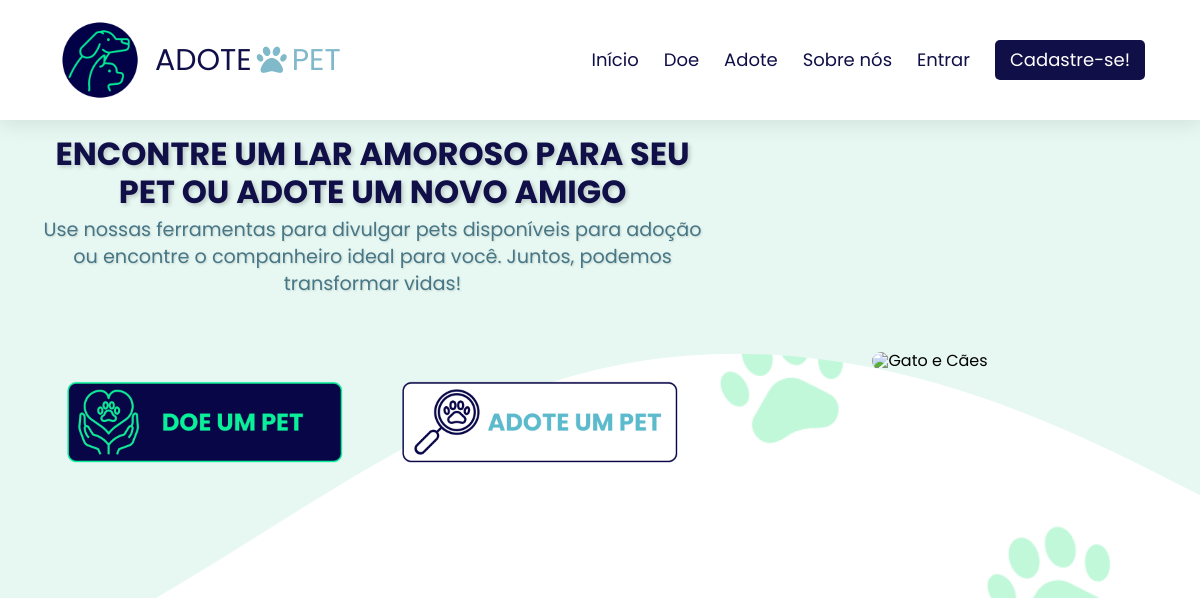
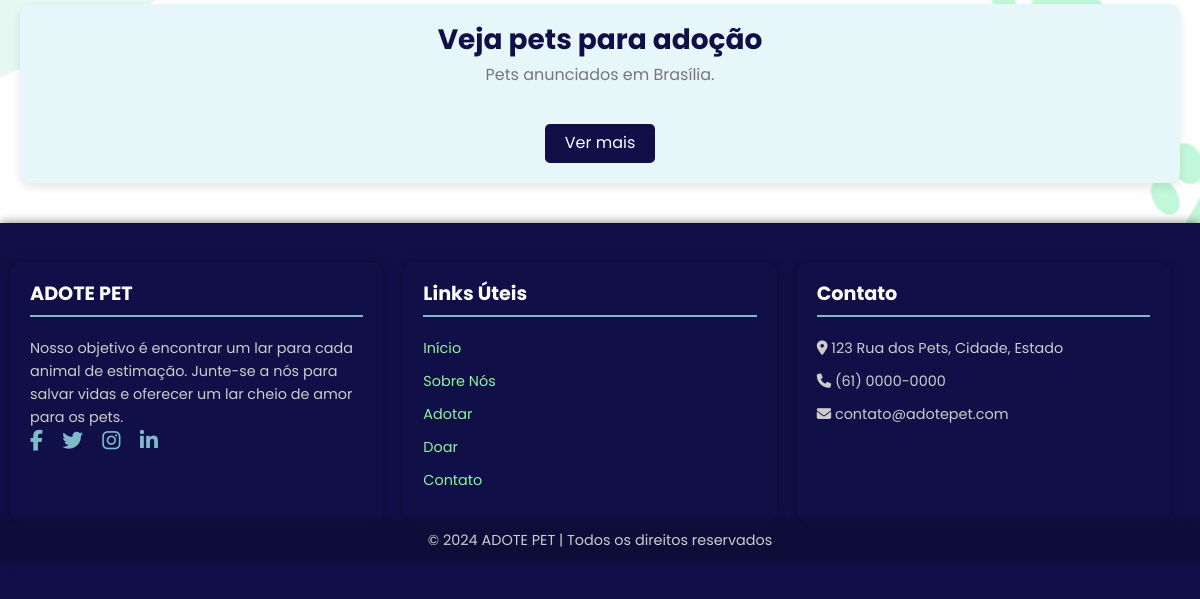
/, run on an earlier commit of the app's database (2 pictures, top to bottom).
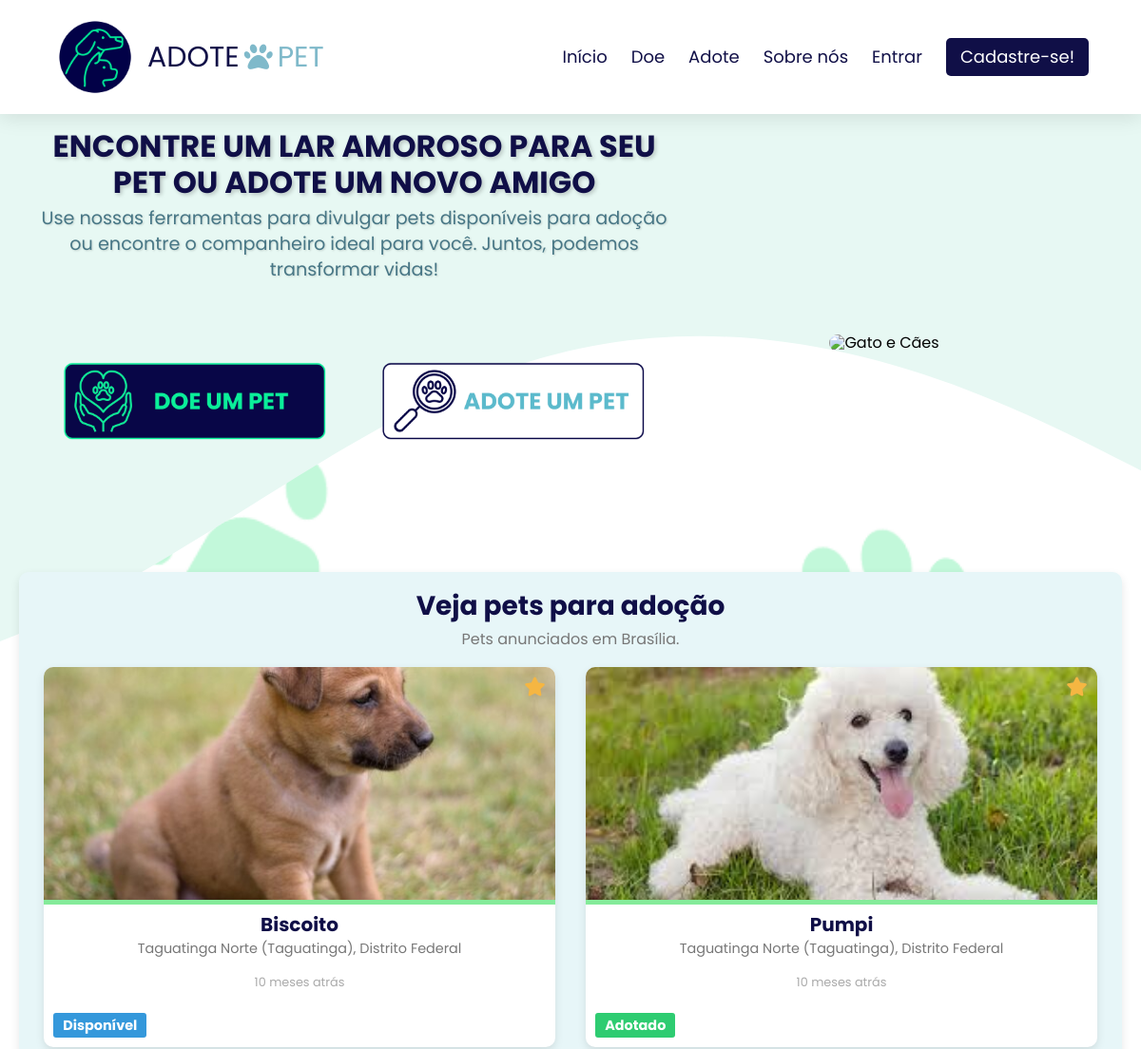
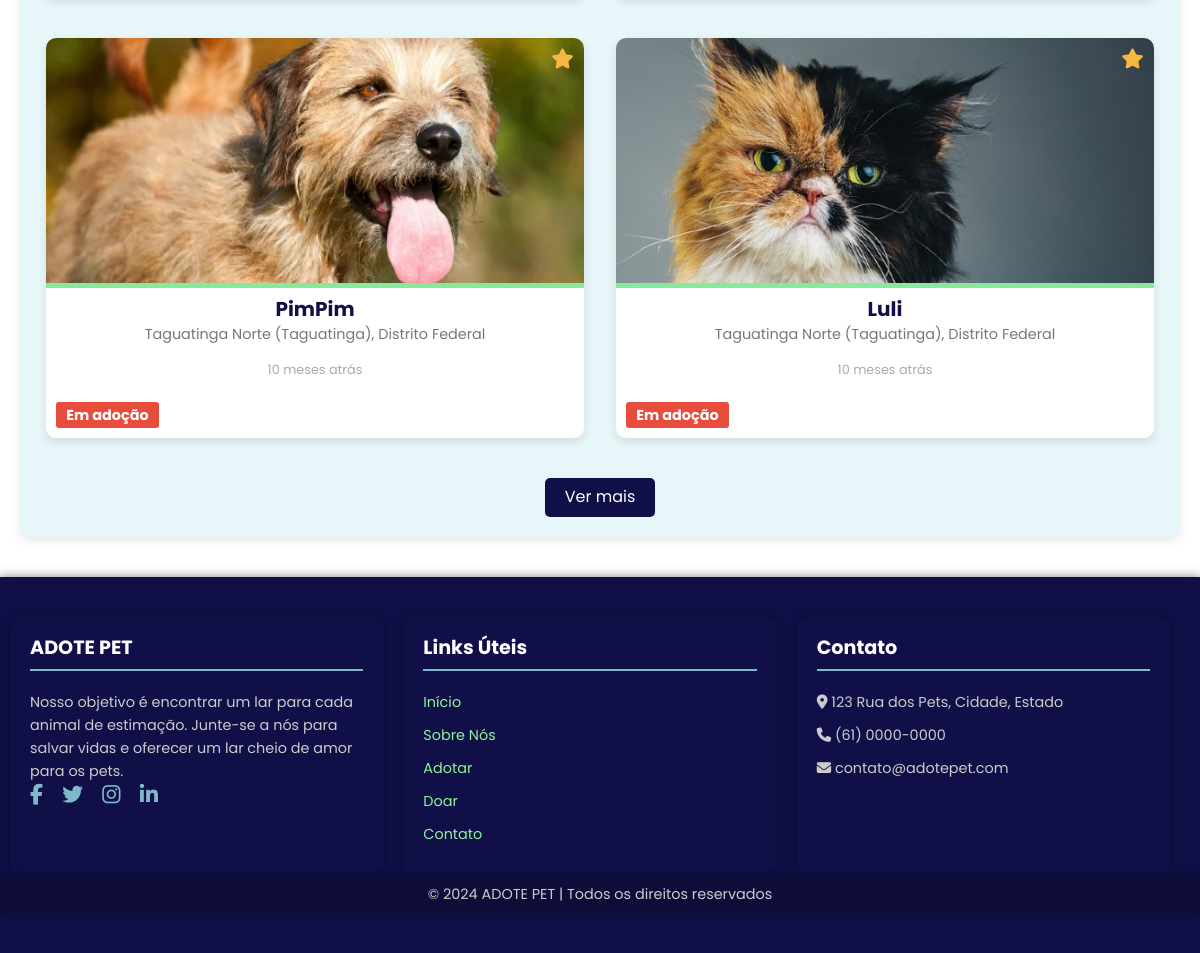
And on a later commit of the database (2 pictures, top to bottom).
### tables this page shows
CREATE TABLE `pets` (
  `id` int(11) NOT NULL,
  `nome` varchar(100) NOT NULL,
  `especie_id` int(11) NOT NULL,
  `raca` varchar(100) NOT NULL,
  `porte` varchar(50) NOT NULL,
  `sexo` enum('Macho','Fêmea') NOT NULL,
  `cor` varchar(50) NOT NULL,
  `idade` int(11) NOT NULL,
  `descricao` text DEFAULT NULL,
  `foto` text DEFAULT NULL,
  `criado_em` timestamp NOT NULL DEFAULT current_timestamp(),
  `status_id` int(11) DEFAULT 1
);

CREATE TABLE `status` (
  `id` int(11) NOT NULL,
  `nome` varchar(50) NOT NULL
);

### process_index.php (called while the page is built, shortened)
<?php
$baseUrl = 'http://localhost/adotepet-projetotcc/';
$db = new DataBase();
$conn = $db->getConnection();
$sql = "
    SELECT
        p.id AS pet_id,
        p.nome AS pet_nome,
        MIN(f.url) AS foto_url,
        e.bairro,
        e.estado,
        p.criado_em,
        s.nome AS status_nome
    FROM pets p
    INNER JOIN doacoes d ON p.id = d.pet_id
    INNER JOIN enderecos e ON d.endereco_id = e.id
    INNER JOIN fotos f ON p.id = f.pet_id
    INNER JOIN status s ON p.status_id = s.id
    WHERE s.nome IN ('Disponível', 'Em adoção', 'Adotado')
    GROUP BY p.id
    ORDER BY p.criado_em DESC
    LIMIT 4";
$stmt = $conn->prepare($sql);
$stmt->execute();
$result = $stmt->get_result();
$pets = [];
while ($row = $result->fetch_assoc()) {
    $pets[] = $row;
}
function time_ago($timestamp)
{
    $time_ago = strtotime($timestamp);
    $current_time = time();
    $time_difference = $current_time - $time_ago;
    $seconds = $time_difference;
    $minutes = round($seconds / 60);
    $hours = round($seconds / 3600);
    $days = round($seconds / 86400);
    $weeks = round($seconds / 604800);
    $months = round($seconds / 2629440);
    $years = round($seconds / 31553280);
    if ($seconds <= 60) {
        return "Agora mesmo";
    } else if ($minutes <= 60) {
        return "$minutes minutos atrás";
    } else if ($hours <= 24) {
        return "$hours horas atrás";
    } else if ($days <= 7) {
        return "$days dias atrás";
    } else if ($weeks <= 4.3) {
        return "$weeks semanas atrás";
    } else if ($months <= 12) {
        return "$months meses atrás";
    } else {
        return "$years anos atrás";
    }
}
?>

### index.php (the view, shortened to what the changed rows need)
<?php
require_once 'process_index.php';
function normalizeStatus($status)
{
    $search = ['á', 'à', 'ã', 'â', 'é', 'ê', 'í', 'ó', 'ô', 'õ', 'ú', 'ç', 'Á', 'À', 'Ã', 'Â', 'É', 'Ê', 'Í', 'Ó', 'Ô', 'Õ', 'Ú', 'Ç'];
    $replace = ['a', 'a', 'a', 'a', 'e', 'e', 'i', 'o', 'o', 'o', 'u', 'c', 'a', 'a', 'a', 'a', 'e', 'e', 'i', 'o', 'o', 'o', 'u', 'c'];
    return strtolower(str_replace($search, $replace, str_replace(' ', '-', $status)));
}
?>
<!DOCTYPE html>
<html lang="pt-BR">
<head>
    <link rel="stylesheet" href="https://cdnjs.cloudflare.com/ajax/libs/normalize/8.0.1/normalize.min.css">
    <link rel="stylesheet" href="https://cdnjs.cloudflare.com/ajax/libs/font-awesome/6.5.0/css/all.min.css">
    <link rel="stylesheet" href="css/index.css">
</head>
<body>
    <main>
        <section class="hero">
            <div class="hero-content">
                <h1>Encontre um Lar Amoroso para Seu Pet ou Adote um Novo Amigo</h1>
            </div>
        </section>
        <section class="adoption-section">
            <h2>Veja pets para adoção</h2>
            <div class="adoption-cards">
                <?php foreach ($pets as $pet): ?>
                    <a href="crud/views/pet_detalhes.php?id=<?php echo $pet['pet_id']; ?>" class="adoption-card"
                        target="_blank">
                        <img src="<?php echo $baseUrl . htmlspecialchars($pet['foto_url']); ?>"
                            alt="<?php echo htmlspecialchars($pet['pet_nome']); ?>">
                        <div class="card-content">
                            <h3><?php echo htmlspecialchars($pet['pet_nome']); ?></h3>
                            <p><?php echo htmlspecialchars($pet['bairro']) . ', ' . htmlspecialchars($pet['estado']); ?></p>
                            <span class="time"><?php echo time_ago($pet['criado_em']); ?></span>
                            <span class="status <?php echo normalizeStatus($pet['status_nome']); ?>">
                                <?php echo htmlspecialchars($pet['status_nome']); ?>
                            </span>
                        </div>
                        <div class="favorite-icon"><i class="fas fa-star"></i></div>
                    </a>
                <?php endforeach; ?>
            </div>
        </section>
    </main>
    <footer>
        <div class="footer-container">
            <div class="footer-section about">
                <h2>ADOTE PET</h2>
            </div>
            <div class="footer-section links">
                <h2>Links Úteis</h2>
            </div>
            <div class="footer-section contact">
                <h2>Contato</h2>
            </div>
        </div>
    </footer>
</body>
</html>

What changed in the data, as far as the page shows it:
added pets: shows a picture, nome "Biscoito", bairro "Taguatinga Norte (Taguatinga)", estado "Distrito Federal", criado_em "10 meses atrás", status.nome "Disponível"
added pets: shows a picture, nome "Pumpi", bairro "Taguatinga Norte (Taguatinga)", estado "Distrito Federal", criado_em "10 meses atrás", status.nome "Adotado"
added pets: shows a picture, nome "PimPim", bairro "Taguatinga Norte (Taguatinga)", estado "Distrito Federal", criado_em "10 meses atrás", status.nome "Em adoção"
added pets: shows a picture, nome "Luli", bairro "Taguatinga Norte (Taguatinga)", estado "Distrito Federal", criado_em "10 meses atrás", status.nome "Em adoção"
